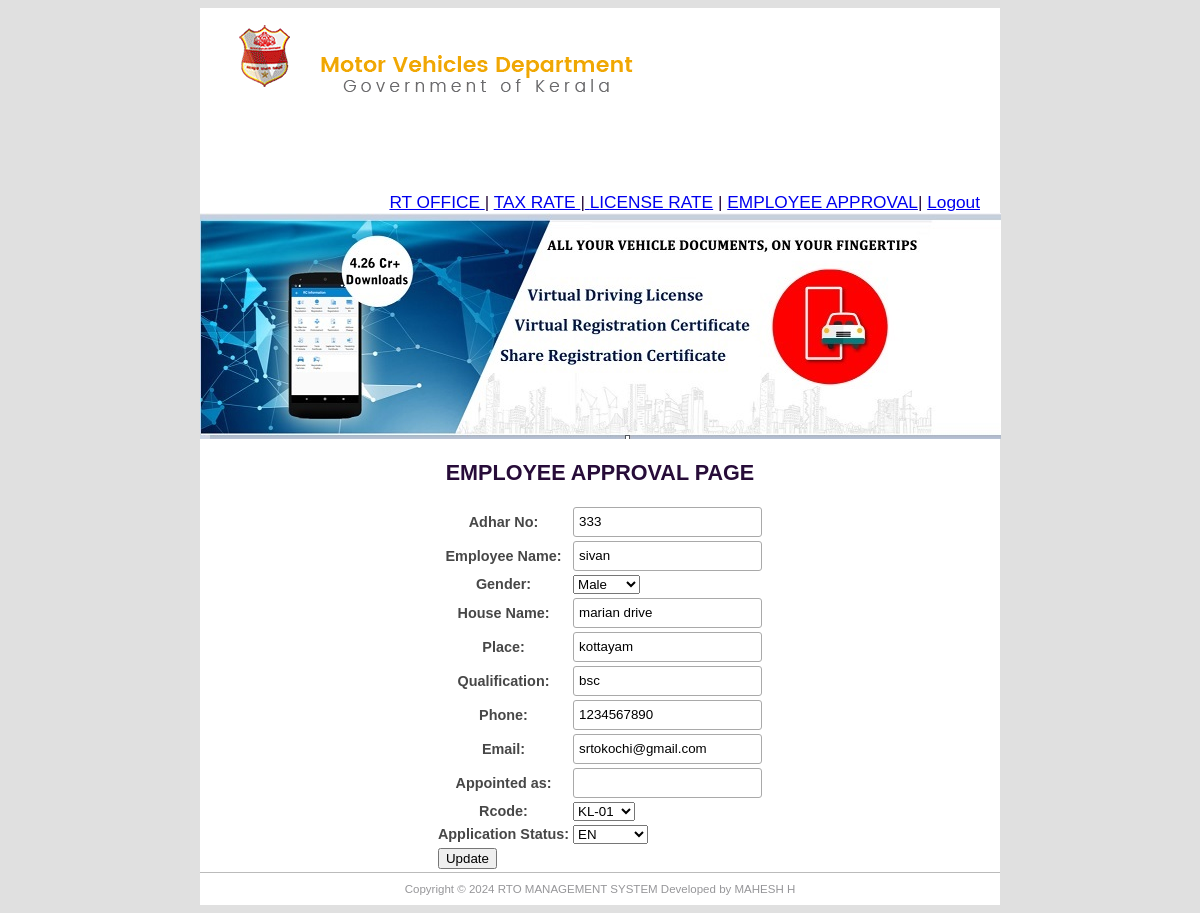
The app's page /appoint/333/ with its own data.
### srto/models.py (models this page shows, shortened)
class Employee(models.Model):
    adharno = models.CharField("Adhar No", max_length=20, primary_key=True )
    ename = models.CharField("Employee Name", max_length=100)
    gender = models.CharField("Gender",max_length=20, choices=sex, default='Male')
    hname = models.CharField("House Name", max_length=100)
    place = models.CharField("Place",max_length=100)
    quali = models.CharField("Qualification",max_length=50)
    phone = models.CharField(max_length=15)
    email = models.EmailField()
    job = models.CharField("Appointed as", max_length=50)
    rcode = models.ForeignKey(Rtoffice, blank=True, null=True, on_delete=models.CASCADE)
    status = models.CharField("Application Status",max_length=50, choices=empchoice, default='EN')

class Rtoffice(models.Model):
    rcode = models.CharField('RT Office Code',max_length=50, primary_key=True)
    rname = models.CharField('RT Office Name', max_length=100)
    address = models.CharField(max_length=250)
    phone = models.CharField(max_length=15)
    email = models.EmailField()
    def __str__(self):
        return self.rcode

### srto/views.py (the view, shortened to what this page needs)
# urls.py: re_path(r'^appoint/(?P<adharno>[\w]+)/$', Appoint.as_view(), name='appoint'),
class Appoint(UpdateView):
    template_name = 'registration/empedit.html'
    model = Employee
    fields = "__all__"
    slug_field = 'adharno'
    slug_url_kwarg = 'adharno'

### srto/templates/registration/empedit.html (shortened to what this page needs)
{% extends "adminbase.html" %}
  {% block content %}
 <center>
    <h1> EMPLOYEE APPROVAL PAGE</h1>
   <body>
<form method="POST" enctype="multipart/form-data">
        <table>
        {{form.as_table}}
            <tr>
               <td> <button type="submit" class="btn btn-success">Update</td>
            </tr>
        </table>
</form>
</body>
 </center>
 {% endblock content %}

### rto2022/static/main.css (style rules this page uses)
body { background-color: #E0E0E0; font-family: "Trebuchet MS", Helvetica, sans-serif; font-size: 0.9em; text-align: justify; color: #474747; }
h1 { color: #270c39; }
input, textarea { width: 100%; padding: 5px!important; -webkit-box-sizing: border-box; -moz-box-sizing: border-box; box-sizing: border-box; border-radius: 3px; border-style: solid; border-width: 1px; border-color: rgb(169,169,169) }
input { height: 30px; }

### records on screen
Employee: adharno "333", ename "sivan", hname "marian drive", place "kottayam", quali "bsc", phone "1234567890", email "srtokochi@gmail.com"
Rtoffice: rcode "KL-01"
